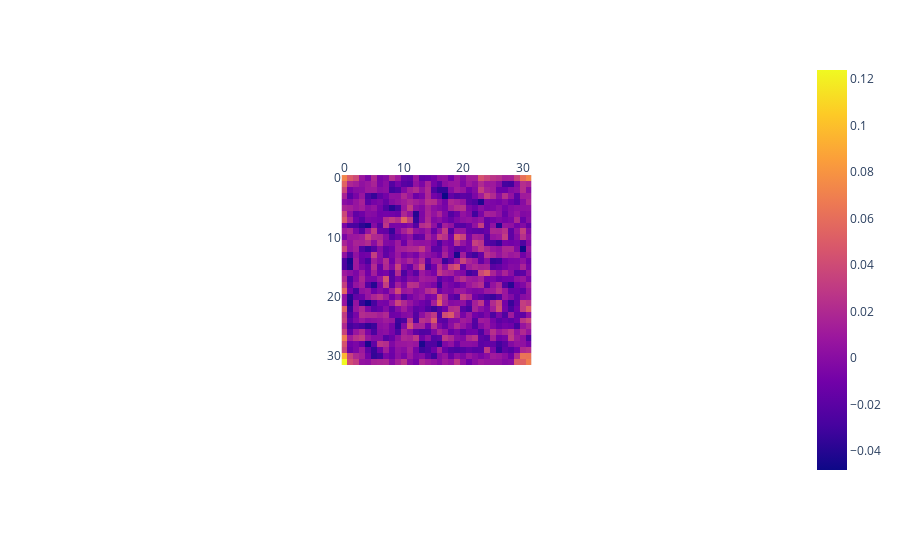

Here is the notebook cell this chart was saved with:
### Code cell
resultsl2 = []
resultsl2 = resultsl2_r + resultsl2_g + resultsl2_b

fig = px.imshow(resultsl2)
fig.update_xaxes(side="top")
fig.show()

### Figure 1 — Plotly figure (JSON) as saved in the notebook; plotly's stock layout.template omitted (floating-point values rounded to 4 significant figures; data arrays with more than 128 entries replaced by an {"elided": "..."} marker saying what was removed)
{"data": [{"coloraxis": "coloraxis", "hovertemplate": "x: %{x}<br>y: %{y}<br>color: %{z}<extra></extra>", "name": "0", "type": "heatmap", "xaxis": "x", "yaxis": "y", "z": {"elided": "32x32 float values"}}], "layout": {"autosize": true, "coloraxis": {"colorscale": [[0, "#0d0887"], [0.1111, "#46039f"], [0.2222, "#7201a8"], [0.3333, "#9c179e"], [0.4444, "#bd3786"], [0.5556, "#d8576b"], [0.6667, "#ed7953"], [0.7778, "#fb9f3a"], [0.8889, "#fdca26"], [1, "#f0f921"]]}, "margin": {"t": 60}, "xaxis": {"anchor": "y", "autorange": true, "constrain": "domain", "domain": [0.3668, 0.6332], "range": [-0.5, 31.5], "scaleanchor": "y", "side": "top"}, "yaxis": {"anchor": "x", "autorange": true, "constrain": "domain", "domain": [0, 1], "range": [31.5, -0.5]}}}
